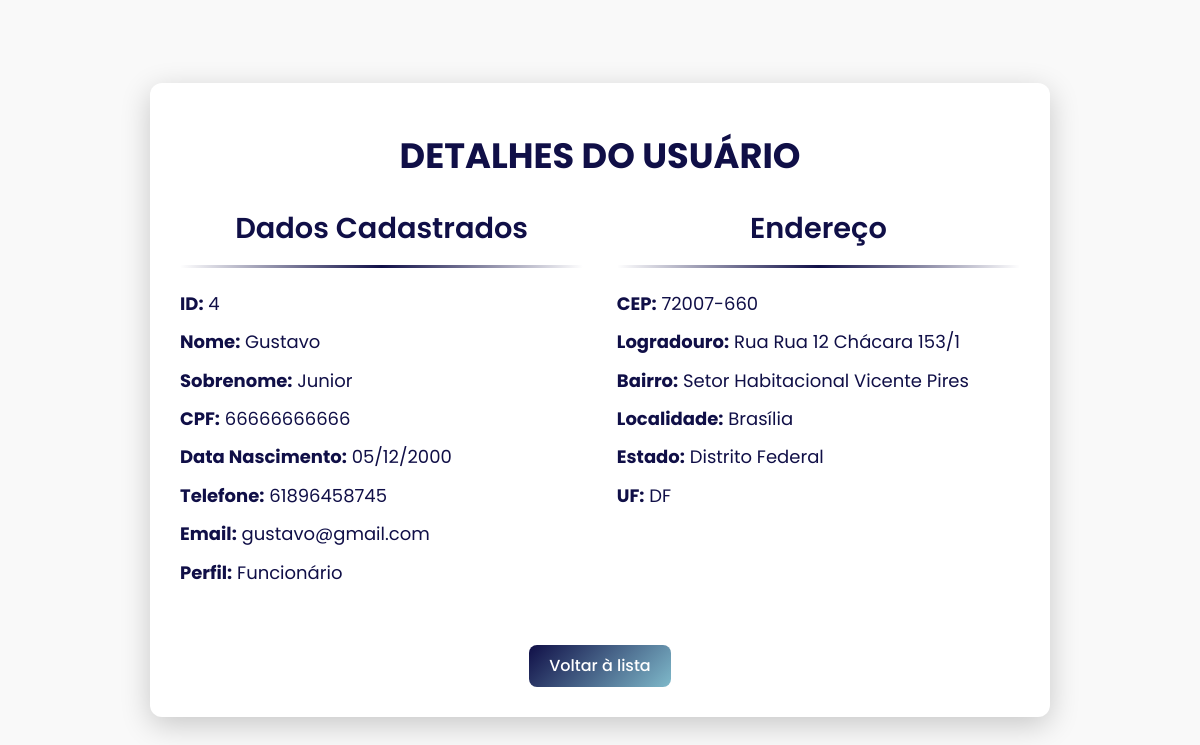
The page /crud/public/visualizar_usuario.php?id=4 on the database as committed earlier.
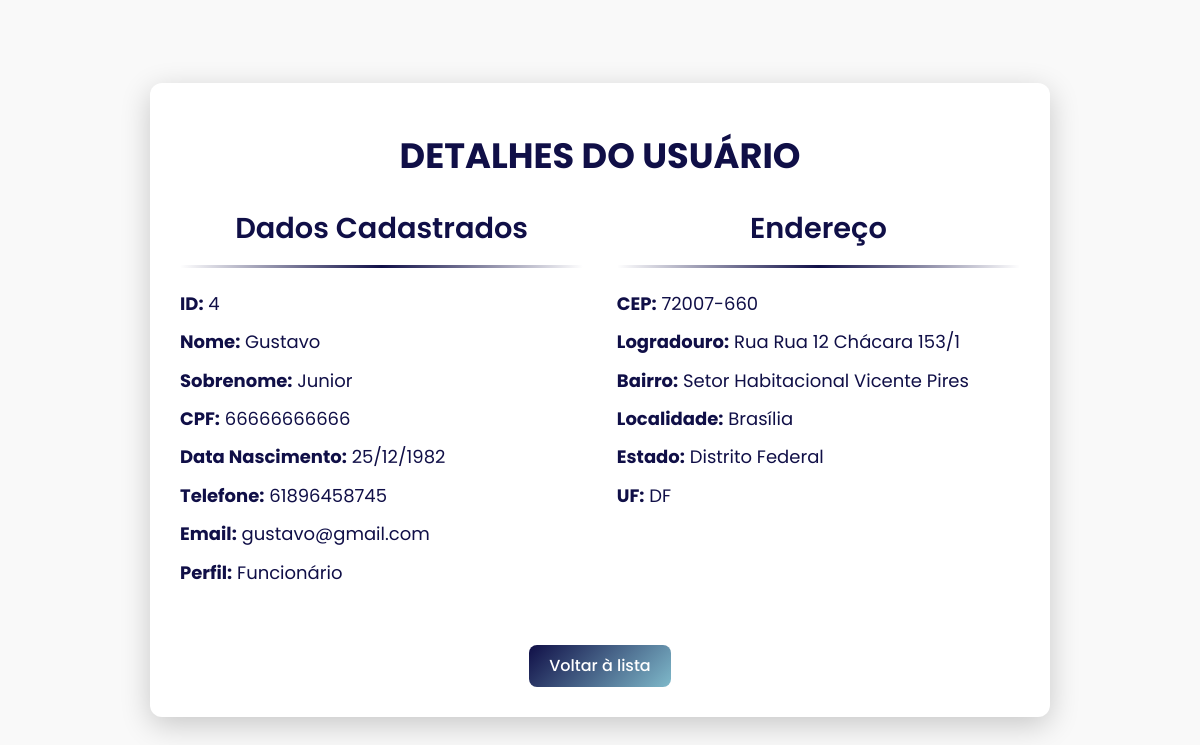
The same page on the database as committed later.
### tables this page shows
CREATE TABLE `usuarios` (
  `id` int(11) NOT NULL,
  `nome` varchar(100) NOT NULL,
  `sobrenome` varchar(100) NOT NULL,
  `cpf` varchar(14) NOT NULL,
  `telefone` varchar(15) NOT NULL,
  `email` varchar(100) NOT NULL,
  `senha` varchar(255) NOT NULL,
  `criado_em` timestamp NOT NULL DEFAULT current_timestamp(),
  `perfil_id` int(11) NOT NULL,
  `data_nascimento` date DEFAULT NULL
);

CREATE TABLE `enderecos` (
  `id` int(11) NOT NULL,
  `usuario_id` int(11) DEFAULT NULL,
  `cep` varchar(10) NOT NULL,
  `logradouro` varchar(255) NOT NULL,
  `bairro` varchar(100) NOT NULL,
  `localidade` varchar(100) NOT NULL,
  `uf` char(2) NOT NULL,
  `estado` varchar(100) NOT NULL
);

### crud/config/DataBase.php (called while the page is built, shortened)
<?php
class DataBase
{
    private $host = "localhost";
    private $user = "root";
    private $password = "";
    private $dbname = "adote_pet3";
    public $conn;
    public function __construct()
    {
        $this->conn = new mysqli($this->host, $this->user, $this->password, $this->dbname);
    }
    public function getConnection()
    {
        return $this->conn;
    }
}
?>

### crud/controllers/UsuarioController.php (called while the page is built, shortened)
<?php
require_once '../config/DataBase.php';
require_once '../models/Usuario.php';
require_once '../models/Endereco.php';
class UsuarioController
{
    private $usuario;
    private $endereco;
    public function __construct($db)
    {
        $this->usuario = new Usuario($db);
        $this->endereco = new Endereco($db);
    }
    public function read($id)
    {
        try {
            $usuario = $this->usuario->read($id);
            try {
                $endereco = $this->endereco->buscarEnderecoPorUsuarioId($id);
            } catch (Exception $e) {
                $endereco = null;
            }
            return [
                'usuario' => $usuario,
                'endereco' => $endereco
            ];
        } catch (Exception $e) {
            error_log('Erro ao ler usuário: ' . $e->getMessage());
            throw new Exception("Falha ao buscar o usuário: " . $e->getMessage());
        }
    }
}
?>

### crud/models/Usuario.php (called while the page is built, shortened)
<?php
require_once '../config/DataBase.php';
class Usuario
{
    private $conn;
    private $table_name = 'usuarios';
    public function __construct($db)
    {
        $this->conn = $db;
    }
    public function read($id)
    {
        $sql = "SELECT * FROM " . $this->table_name . " WHERE id = ?";
        $stmt = $this->conn->prepare($sql);
        $stmt->bind_param("i", $id);
        $stmt->execute();
        $result = $stmt->get_result();
        if ($result->num_rows > 0) {
            return $result->fetch_assoc();
        }
        return null;
    }
}
?>

### crud/models/Endereco.php (called while the page is built, shortened)
<?php
require_once '../config/DataBase.php';
class Endereco
{
    private $conn;
    public function __construct($db)
    {
        $this->conn = $db;
    }
    public function buscarEnderecoPorUsuarioId($usuario_id)
    {
        $query = "SELECT * FROM enderecos WHERE usuario_id = ?";
        $stmt = $this->conn->prepare($query);
        $stmt->bind_param('i', $usuario_id);
        $stmt->execute();
        $result = $stmt->get_result();
        $endereco = $result->fetch_assoc();
        return $endereco;
    }
}
?>

### crud/public/visualizar_usuario.php (the view, shortened to what this page needs)
<?php
require_once '../config/DataBase.php';
require_once '../controllers/UsuarioController.php';
$db = new DataBase();
$usuarioController = new UsuarioController($db->getConnection());
$usuario_id = $_GET['id'] ?? 0;
$data = $usuarioController->read($usuario_id);
$usuario = $data['usuario'];
$endereco = $data['endereco'];
?>
<!DOCTYPE html>
<html lang="pt-BR">
<head>
    <link rel="stylesheet" href="https://cdnjs.cloudflare.com/ajax/libs/normalize/8.0.1/normalize.min.css">
    <link rel="stylesheet" href="https://cdnjs.cloudflare.com/ajax/libs/font-awesome/6.5.0/css/all.min.css">
    <link rel="stylesheet" href="../../css/visualizar_usuario.css">
</head>
<body>
<div class="user-details">
        <h1>Detalhes do Usuário</h1>
        <div class="details-columns">
            <div class="details-left">
                <h2>Dados Cadastrados</h2>
                <hr>
                <p><strong>ID:</strong> <?php echo $usuario['id']; ?></p>
                <p><strong>Nome:</strong> <?php echo htmlspecialchars($usuario['nome']); ?></p>
                <p><strong>Sobrenome:</strong> <?php echo htmlspecialchars($usuario['sobrenome']); ?></p>
                <p><strong>CPF:</strong> <?php echo htmlspecialchars($usuario['cpf']); ?></p>
                <p><strong>Data Nascimento:</strong> <?php echo htmlspecialchars((new DateTime($usuario['data_nascimento']))->format('d/m/Y')); ?></p>
                <p><strong>Telefone:</strong> <?php echo htmlspecialchars($usuario['telefone']); ?></p>
                <p><strong>Email:</strong> <?php echo htmlspecialchars($usuario['email']); ?></p>
                <p><strong>Perfil:</strong> <?php echo $usuario['perfil_id'] == 1 ? 'Funcionário' : 'Usuário Comum'; ?></p>
            </div>
            <div class="details-right">
                <h2>Endereço</h2>
                <hr>
                <p><strong>CEP:</strong> <?php echo htmlspecialchars($endereco['cep']); ?></p>
                <p><strong>Logradouro:</strong> <?php echo htmlspecialchars($endereco['logradouro']); ?></p>
                <p><strong>Bairro:</strong> <?php echo htmlspecialchars($endereco['bairro']); ?></p>
                <p><strong>Localidade:</strong> <?php echo htmlspecialchars($endereco['localidade']); ?></p>
                <p><strong>Estado:</strong> <?php echo htmlspecialchars($endereco['estado']); ?></p>
                <p><strong>UF:</strong> <?php echo htmlspecialchars($endereco['uf']); ?></p>
            </div>
        </div>
        <a href="../../crud/views/painel_admin.php" class="btn-voltar">Voltar à lista</a>
    </div>
</body>
</html>

### css/visualizar_usuario.css (style rules this page uses)
* { margin: 0; padding: 0; box-sizing: border-box; font-family: "Poppins", sans-serif; }
body { display: flex; justify-content: center; align-items: center; height: 100vh; color: #100f47; background-color: #f9f9f9; padding: 20px; overflow-x: hidden; max-width: 100vw; }
.user-details { background-color: #ffffff; padding: 30px; border-radius: 12px; box-shadow: 0 8px 30px rgba(0, 0, 0, 0.2); max-width: 900px; width: 100%; margin: 20px auto; text-align: center; overflow: hidden; animation: fadeIn 1s ease-in-out; box-sizing: border-box; word-wrap: break-word; }
.user-details h1 { color: #100f47; font-size: 2.2rem; font-weight: 700; margin-bottom: 35px; text-transform: uppercase; }
.user-details h2 { color: #100f47; font-size: 1.8rem; font-weight: 600; margin-bottom: 20px; }
.user-details p { color: #100f47; font-size: 16px; line-height: 1.8; margin-bottom: 15px; text-align: left; }
.user-details hr { border: 0; height: 3px; background: linear-gradient(to right, transparent, #100f47, transparent); margin-top: 20px; margin-bottom: 20px; border-radius: 10px; }
.details-columns { display: flex; justify-content: space-between; gap: 30px; margin-bottom: 20px; flex-wrap: wrap; }
.details-left, .details-right { flex: 1; max-width: 48%; min-width: 200px; }
.details-left p, .details-right p { font-size: 18px; line-height: 1.8; margin-bottom: 6px; text-align: left; }
.btn-voltar { display: inline-block; margin-top: 30px; padding: 12px 20px; background: linear-gradient(135deg, #100f47, #7fb9ca); color: #ffffff; font-size: 16px; font-weight: 500; text-decoration: none; border-radius: 8px; transition: transform 0.3s ease, box-shadow 0.3s ease; }

Rows that differ between the two databases and show on the page:
changed usuarios "Gustavo": data_nascimento "05/12/2000" → "25/12/1982"
